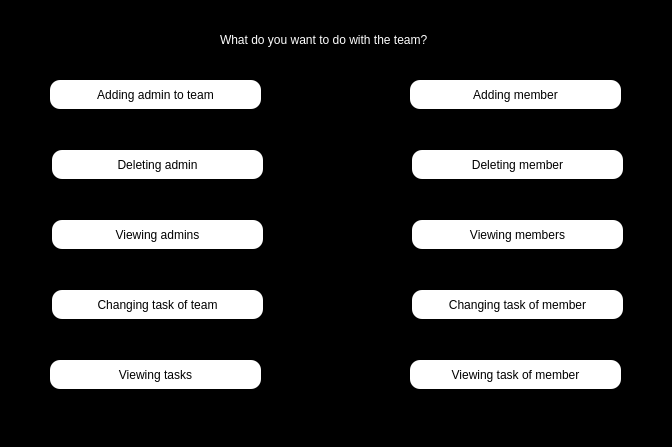
<?xml version="1.0" encoding="UTF-8"?>
<ui version="4.0">
 <class>team_before</class>
 <widget class="QWidget" name="team_before">
  <property name="geometry">
   <rect>
    <x>0</x>
    <y>0</y>
    <width>672</width>
    <height>447</height>
   </rect>
  </property>
  <property name="windowTitle">
   <string>Form</string>
  </property>
  <property name="styleSheet">
   <string notr="true">#team_before
{
background-color:black;
}</string>
  </property>
  <widget class="QLabel" name="label">
   <property name="geometry">
    <rect>
     <x>220</x>
     <y>30</y>
     <width>271</width>
     <height>20</height>
    </rect>
   </property>
   <property name="styleSheet">
    <string notr="true">#label
{
color:white;
}</string>
   </property>
   <property name="text">
    <string>What do you want to do with the team?</string>
   </property>
  </widget>
  <widget class="QPushButton" name="add_admin_to_team_pbn">
   <property name="geometry">
    <rect>
     <x>50</x>
     <y>80</y>
     <width>211</width>
     <height>29</height>
    </rect>
   </property>
   <property name="styleSheet">
    <string notr="true">#add_admin_to_team_pbn{
background-color:white;
border-radius:10px;

}

#add_admin_to_team_pbn:hover
{
background-color:yellow;
order:1px solid yellow; 
}</string>
   </property>
   <property name="text">
    <string>Adding admin to team</string>
   </property>
  </widget>
  <widget class="QPushButton" name="delete_admin_pbn">
   <property name="geometry">
    <rect>
     <x>52</x>
     <y>150</y>
     <width>211</width>
     <height>29</height>
    </rect>
   </property>
   <property name="styleSheet">
    <string notr="true">#delete_admin_pbn{
background-color:white;
border-radius:10px;

}

#delete_admin_pbn:hover
{
background-color:yellow;
order:1px solid yellow; 
}</string>
   </property>
   <property name="text">
    <string>Deleting admin</string>
   </property>
  </widget>
  <widget class="QPushButton" name="view_admins_pbn">
   <property name="geometry">
    <rect>
     <x>52</x>
     <y>220</y>
     <width>211</width>
     <height>29</height>
    </rect>
   </property>
   <property name="styleSheet">
    <string notr="true">#view_admins_pbn{
background-color:white;
border-radius:10px;

}

#view_admins_pbn:hover
{
background-color:yellow;
order:1px solid yellow; 
}</string>
   </property>
   <property name="text">
    <string>Viewing admins</string>
   </property>
  </widget>
  <widget class="QPushButton" name="change_team_task_pbn">
   <property name="geometry">
    <rect>
     <x>52</x>
     <y>290</y>
     <width>211</width>
     <height>29</height>
    </rect>
   </property>
   <property name="styleSheet">
    <string notr="true">#change_team_task_pbn{
background-color:white;
border-radius:10px;

}

#change_team_task_pbn:hover
{
background-color:yellow;
order:1px solid yellow; 
}</string>
   </property>
   <property name="text">
    <string>Changing task of team</string>
   </property>
  </widget>
  <widget class="QPushButton" name="view_task_pbn">
   <property name="geometry">
    <rect>
     <x>50</x>
     <y>360</y>
     <width>211</width>
     <height>29</height>
    </rect>
   </property>
   <property name="styleSheet">
    <string notr="true">#view_task_pbn{
background-color:white;
border-radius:10px;

}

#view_task_pbn:hover
{
background-color:yellow;
order:1px solid yellow; 
}</string>
   </property>
   <property name="text">
    <string>Viewing tasks</string>
   </property>
  </widget>
  <widget class="QPushButton" name="add_member_pbn">
   <property name="geometry">
    <rect>
     <x>410</x>
     <y>80</y>
     <width>211</width>
     <height>29</height>
    </rect>
   </property>
   <property name="styleSheet">
    <string notr="true">#add_member_pbn{
background-color:white;
border-radius:10px;

}

#add_member_pbn:hover
{
background-color:yellow;
order:1px solid yellow; 
}</string>
   </property>
   <property name="text">
    <string>Adding member</string>
   </property>
  </widget>
  <widget class="QPushButton" name="delete_member_pbn">
   <property name="geometry">
    <rect>
     <x>412</x>
     <y>150</y>
     <width>211</width>
     <height>29</height>
    </rect>
   </property>
   <property name="styleSheet">
    <string notr="true">#delete_member_pbn{
background-color:white;
border-radius:10px;

}

#delete_member_pbn:hover
{
background-color:yellow;
order:1px solid yellow; 
}</string>
   </property>
   <property name="text">
    <string>Deleting member</string>
   </property>
  </widget>
  <widget class="QPushButton" name="view_member_pbn">
   <property name="geometry">
    <rect>
     <x>412</x>
     <y>220</y>
     <width>211</width>
     <height>29</height>
    </rect>
   </property>
   <property name="styleSheet">
    <string notr="true">#view_member_pbn{
background-color:white;
border-radius:10px;

}

#view_member_pbn:hover
{
background-color:yellow;
order:1px solid yellow; 
}</string>
   </property>
   <property name="text">
    <string>Viewing members</string>
   </property>
  </widget>
  <widget class="QPushButton" name="change_member_task_pbn">
   <property name="geometry">
    <rect>
     <x>412</x>
     <y>290</y>
     <width>211</width>
     <height>29</height>
    </rect>
   </property>
   <property name="styleSheet">
    <string notr="true">#change_member_task_pbn{
background-color:white;
border-radius:10px;

}

#change_member_task_pbn:hover
{
background-color:yellow;
order:1px solid yellow; 
}</string>
   </property>
   <property name="text">
    <string>Changing task of member</string>
   </property>
  </widget>
  <widget class="QPushButton" name="view_member_task_pbn">
   <property name="geometry">
    <rect>
     <x>410</x>
     <y>360</y>
     <width>211</width>
     <height>29</height>
    </rect>
   </property>
   <property name="styleSheet">
    <string notr="true">#view_member_task_pbn{
background-color:white;
border-radius:10px;

}

#view_member_task_pbn:hover
{
background-color:yellow;
order:1px solid yellow; 
}</string>
   </property>
   <property name="text">
    <string>Viewing task of member</string>
   </property>
  </widget>
 </widget>
 <resources/>
 <connections/>
</ui>
